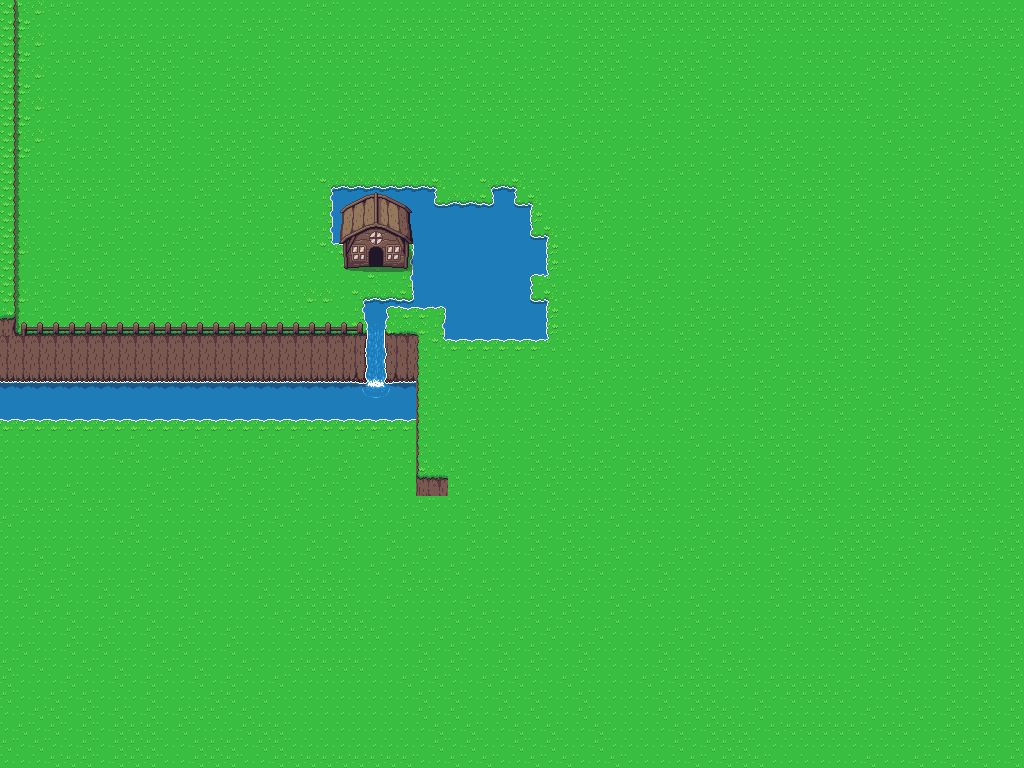

This game map was drawn from its Tiled (.tmx) file and the tilesets committed beside it. A one-line description and the trimmed map source follow:
An orthogonal 64x48 tile map with 16x16 px tiles, 4 tile layers (Base, Shadows, Buildings, Foreground), 3 tilesets and 2 objects (Spawn, Npc).

<map version="1.10" tiledversion="1.11.0" orientation="orthogonal" renderorder="right-down" width="64" height="48" tilewidth="16" tileheight="16" infinite="0" nextlayerid="7" nextobjectid="3">
 <tileset firstgid="1" source="Overworld.tsx" />
 <tileset firstgid="1441" source="character.tsx" />
 <tileset firstgid="1713" source="log.tsx" />
 <layer id="1" name="Base" width="64" height="48">
  <properties>
   <property name="Position" value="background" />
  </properties>
  <data>[3072 cells, 3072 non-empty, 45 distinct tile ids]</data>
 </layer>
 <layer id="4" name="Shadows" width="64" height="48">
  <properties>
   <property name="Position" value="background" />
  </properties>
  <data>[3072 cells, 48 non-empty, 6 distinct tile ids]</data>
 </layer>
 <layer id="3" name="Buildings" width="64" height="48">
  <properties>
   <property name="Position" value="background" />
  </properties>
  <data>[3072 cells, 61 non-empty, 27 distinct tile ids]</data>
 </layer>
 <layer id="5" name="Foreground" width="64" height="48">
  <properties>
   <property name="Position" value="foreground" />
  </properties>
  <data>[3072 cells, 23 non-empty, 4 distinct tile ids]</data>
 </layer>
 <objectgroup id="6" name="Npc" />
 <objectgroup id="2" name="Spawn point">
  <object id="1" name="Spawn" x="368.168" y="256.157" width="15.6117" height="15.6117">
   <ellipse />
  </object>
  <object id="2" name="Npc" x="304" y="272" width="16" height="16">
   <ellipse />
  </object>
 </objectgroup>
</map>
